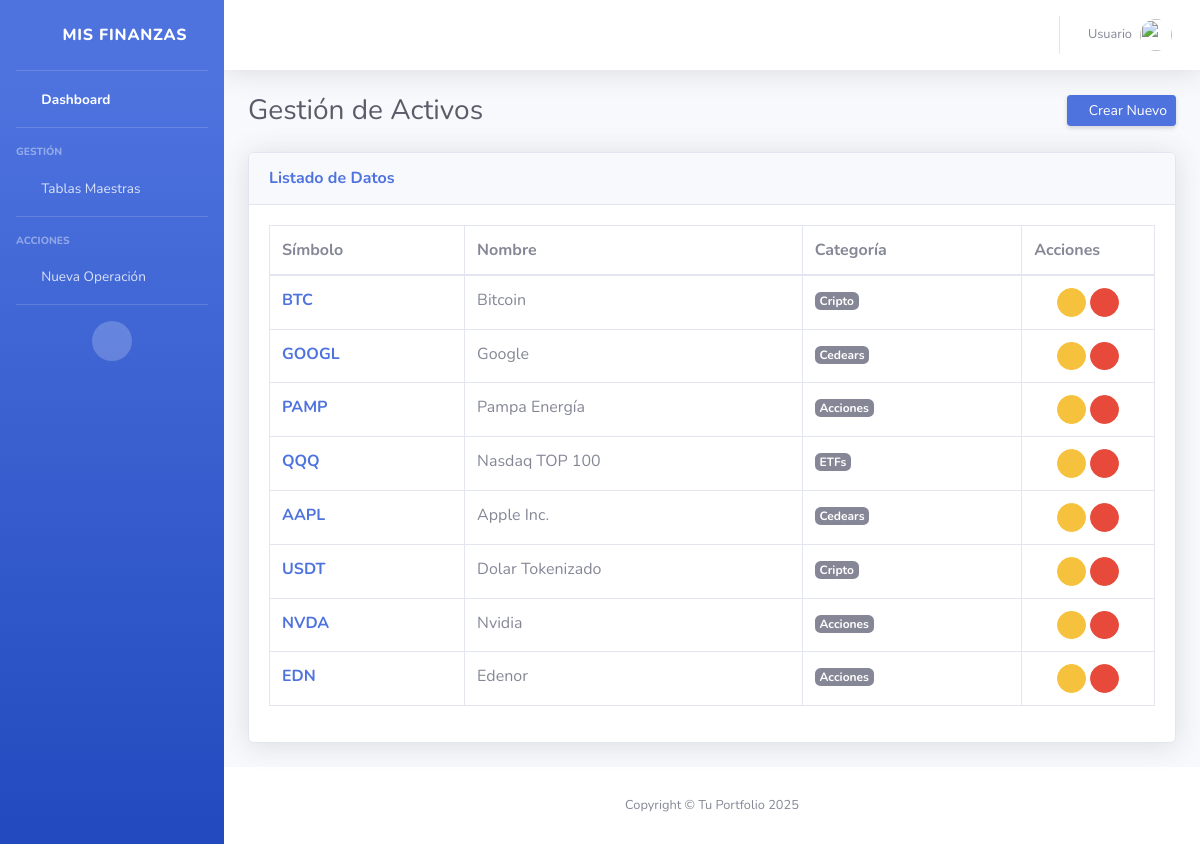
/activos/, run on an earlier commit of the app's database.
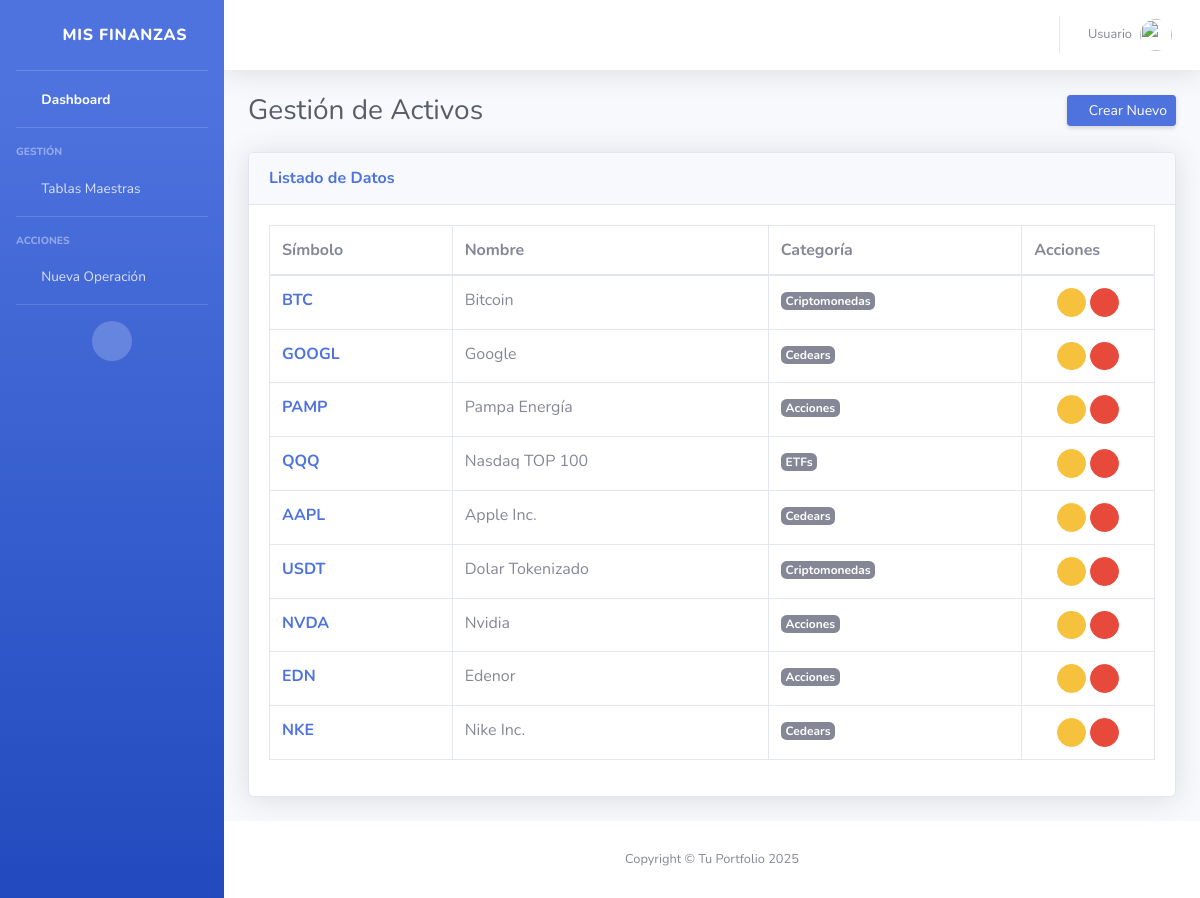
And on a later commit of the database.
### inversiones/models.py (models this page shows, shortened)
class Activo(models.Model):
    simbolo = models.CharField(max_length=10) # Ej: BTC
    nombre = models.CharField(max_length=100)
    categoria = models.ForeignKey(Categoria, on_delete=models.CASCADE)

class Categoria(models.Model):
    nombre = models.CharField(max_length=50) # Ej: Cripto, Acciones

### inversiones/views.py (the view)
# urls.py: path('activos/', ActivoListView.as_view(), name='activos_list'),
class ActivoListView(ListView):
    model = Activo
    template_name = 'inversiones/activos_list.html'
    context_object_name = 'activos'
    def get_context_data(self, **kwargs):
        context = super().get_context_data(**kwargs)
        context['titulo'] = "Gestión de Activos"
        context['create_url'] = reverse_lazy('crear_activo')
        return context

### inversiones/templates/inversiones/activos_list.html
{% extends 'inversiones/base_list.html' %}
{% block columns %}
<tr>
    <th>Símbolo</th>
    <th>Nombre</th>
    <th>Categoría</th>
    <th style="width: 15%;">Acciones</th>
</tr>
{% endblock %}
{% block rows %}
{% for activo in activos %}
<tr>
    <td class="font-weight-bold text-primary">{{ activo.simbolo }}</td>
    <td>{{ activo.nombre }}</td>
    <td><span class="badge badge-secondary">{{ activo.categoria.nombre }}</span></td>
    <td class="text-center">
        <a href="{% url 'editar_activo' activo.pk %}" class="btn btn-warning btn-circle btn-sm" title="Editar">
            <i class="fas fa-pen"></i>
        </a>
        <a href="{% url 'eliminar_activo' activo.pk %}" class="btn btn-danger btn-circle btn-sm" title="Eliminar">
            <i class="fas fa-trash"></i>
        </a>
    </td>
</tr>
{% endfor %}
{% endblock %}

What changed in the data, as far as the page shows it:
changed through a linked row, Activo "BTC": categoria.nombre "Cripto" → "Criptomonedas"
changed through a linked row, Activo "USDT": categoria.nombre "Cripto" → "Criptomonedas"
added Activo: simbolo "NKE", nombre "Nike Inc.", categoria.nombre "Cedears"
